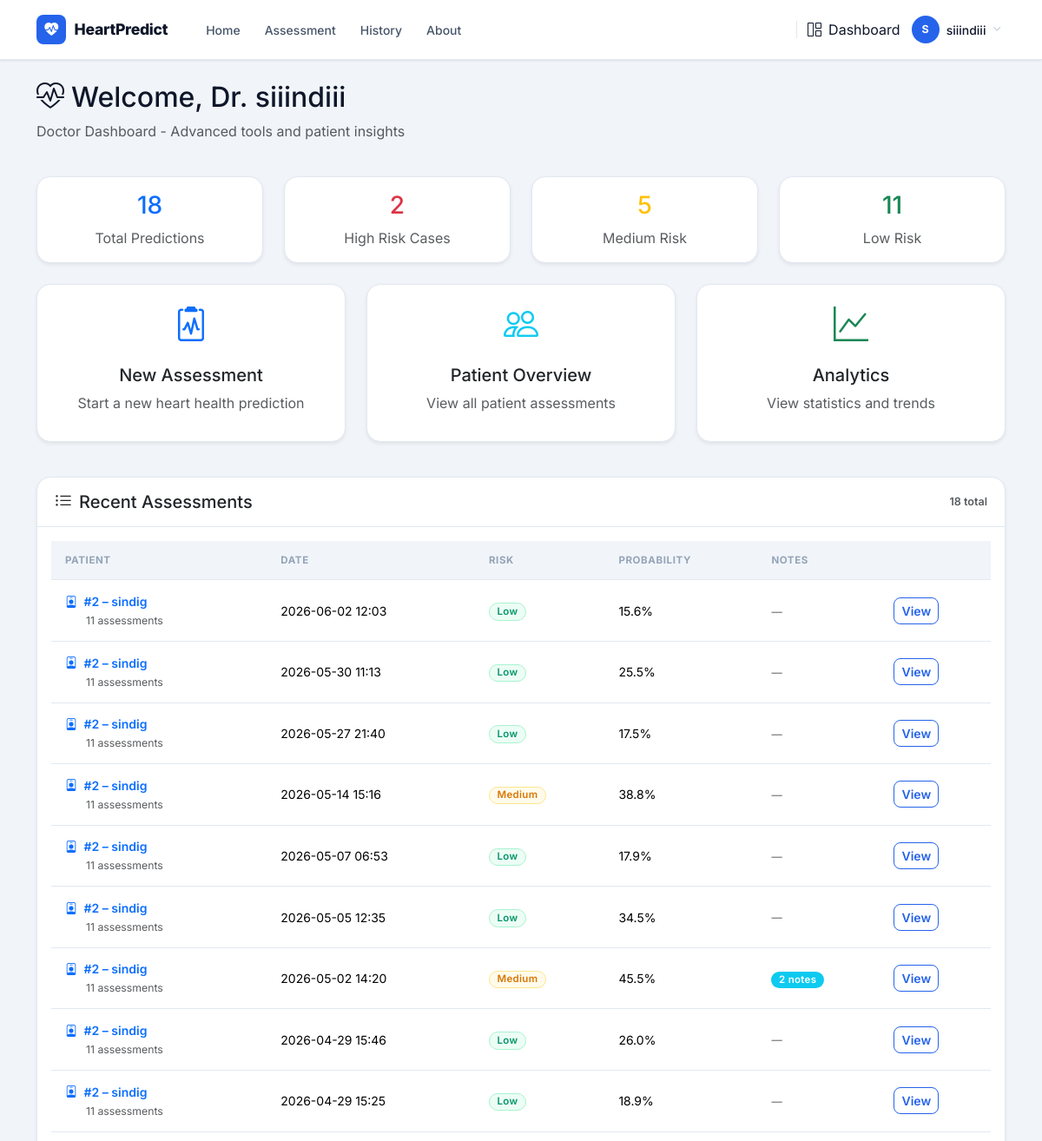
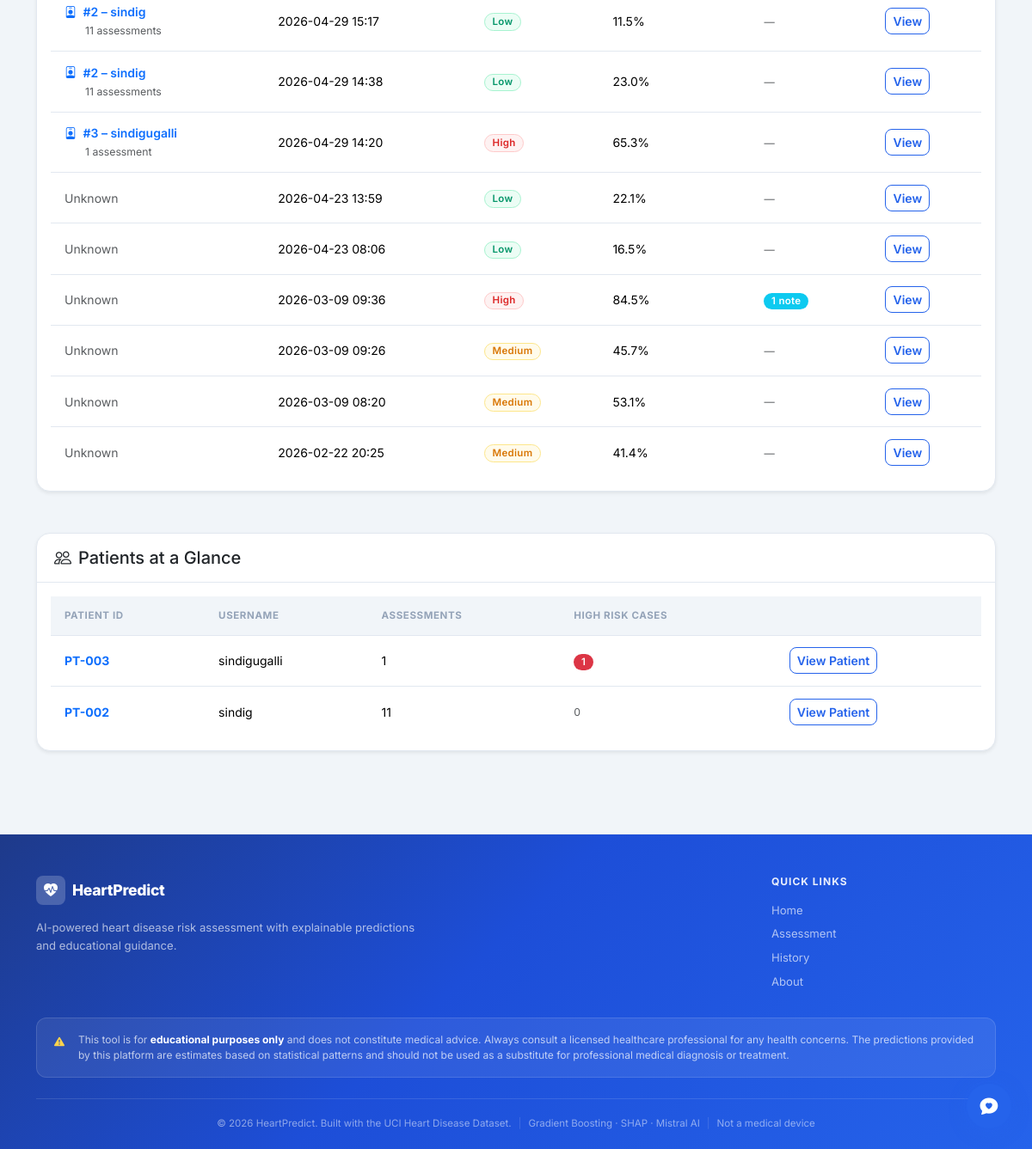
/dashboard/doctor (signed in), run on the app's committed database (2 pictures, top to bottom).
### models.py (models this page shows, shortened)
class User(db.Model):
    __tablename__ = "users"
    id           = db.Column(db.Integer, primary_key=True)
    username     = db.Column(db.String(80), unique=True, nullable=False)
    email        = db.Column(db.String(120), unique=True, nullable=False)
    password_hash = db.Column(db.String(256), nullable=False)
    role         = db.Column(db.String(20), nullable=False, default='user')
    status       = db.Column(db.String(20), nullable=False, default='active')
    created_at   = db.Column(db.DateTime, default=datetime.utcnow)
    approved_at  = db.Column(db.DateTime, nullable=True)

class Prediction(db.Model):
    __tablename__ = "predictions"
    id           = db.Column(db.Integer, primary_key=True)
    user_id      = db.Column(db.Integer, db.ForeignKey('users.id'), nullable=True)
    created_at   = db.Column(db.DateTime, default=datetime.utcnow)
    input_data   = db.Column(db.Text, nullable=False)
    prediction   = db.Column(db.Integer, nullable=False)
    probability  = db.Column(db.Float, nullable=False)
    risk_level   = db.Column(db.String(20), nullable=False)
    def to_dict(self):
        import json
        return {
            "id":          self.id,
            "created_at":  self.created_at.strftime("%Y-%m-%d %H:%M"),
            "input_data":  json.loads(self.input_data),
            "prediction":  self.prediction,
            "probability": round(self.probability * 100, 1),
            "risk_level":  self.risk_level,
        }

### dashboard_routes.py (the view)
@dashboard.route('/doctor')
@login_required
@role_required('doctor')
def doctor_dashboard():
    from models import Prediction, PredictionNote
    from collections import defaultdict
    records = Prediction.query.order_by(Prediction.created_at.desc()).limit(50).all()
    stats = {
        'total': Prediction.query.count(),
        'high_risk': Prediction.query.filter_by(risk_level='High').count(),
        'pending': Prediction.query.filter_by(risk_level='Medium').count(),
        'cleared': Prediction.query.filter_by(risk_level='Low').count(),
    }
    patient_map = {}
    for r in records:
        uid = r.user_id
        if uid and uid not in patient_map:
            patient = User.query.get(uid)
            if patient:
                patient_map[uid] = {
                    'id': patient.id,
                    'username': patient.username,
                    'email': patient.email,
                    'assessment_count': Prediction.query.filter_by(user_id=uid).count(),
                    'high_risk_count': Prediction.query.filter_by(user_id=uid, risk_level='High').count(),
                }
    records_data = []
    for r in records:
        d = r.to_dict()
        note_count = PredictionNote.query.filter_by(prediction_id=r.id).count()
        d['notes_count'] = note_count
        d['patient'] = patient_map.get(r.user_id)
        records_data.append(d)
    patients_summary = sorted(patient_map.values(), key=lambda p: p['high_risk_count'], reverse=True)
    return render_template('dashboard/doctor_dashboard.html', records=records_data, stats=stats, patients_summary=patients_summary)

### app.py (called while the page is built)
@app.context_processor
def inject_now():
    from datetime import datetime
    return {"now": datetime.now}

### auth.py (called while the page is built)
@login_manager.user_loader
def load_user(user_id):
    from models import User
    return User.query.get(int(user_id))

### templates/dashboard/doctor_dashboard.html (shortened to what this page needs)
{% extends "base.html" %}
{% block content %}
<div class="container py-4">
  <div class="row mb-4">
    <div class="col">
      <h2><i class="bi bi-heart-pulse me-2"></i>Welcome, Dr. {{ current_user.username }}</h2>
      <p class="text-muted">Doctor Dashboard - Advanced tools and patient insights</p>
    </div>
  </div>
  <div class="row mb-4">
    <div class="col-md-3">
      <div class="card text-center border-0 shadow-sm">
        <div class="card-body">
          <h3 class="text-primary">{{ stats.total }}</h3>
          <p class="text-muted mb-0">Total Predictions</p>
        </div>
      </div>
    </div>
    <div class="col-md-3">
      <div class="card text-center border-0 shadow-sm">
        <div class="card-body">
          <h3 class="text-danger">{{ stats.high_risk }}</h3>
          <p class="text-muted mb-0">High Risk Cases</p>
        </div>
      </div>
    </div>
    <div class="col-md-3">
      <div class="card text-center border-0 shadow-sm">
        <div class="card-body">
          <h3 class="text-warning">{{ stats.pending }}</h3>
          <p class="text-muted mb-0">Medium Risk</p>
        </div>
      </div>
    </div>
    <div class="col-md-3">
      <div class="card text-center border-0 shadow-sm">
        <div class="card-body">
          <h3 class="text-success">{{ stats.cleared }}</h3>
          <p class="text-muted mb-0">Low Risk</p>
        </div>
      </div>
    </div>
  </div>
  <div class="row">
    <div class="col-md-4 mb-3">
      <a href="{{ url_for('predict') }}" class="text-decoration-none">
        <div class="card border-0 shadow-sm h-100">
          <div class="card-body text-center">
            <i class="bi bi-clipboard2-pulse text-primary" style="font-size: 2.5rem;"></i>
            <h5 class="mt-3">New Assessment</h5>
            <p class="text-muted">Start a new heart health prediction</p>
          </div>
        </div>
      </a>
    </div>
    <div class="col-md-4 mb-3">
      <div class="card border-0 shadow-sm h-100">
        <div class="card-body text-center">
          <i class="bi bi-people text-info" style="font-size: 2.5rem;"></i>
          <h5 class="mt-3">Patient Overview</h5>
          <p class="text-muted">View all patient assessments</p>
        </div>
      </div>
    </div>
    <div class="col-md-4 mb-3">
      <a href="{{ url_for('dashboard.analytics') }}" class="text-decoration-none">
        <div class="card border-0 shadow-sm h-100">
          <div class="card-body text-center">
            <i class="bi bi-graph-up text-success" style="font-size: 2.5rem;"></i>
            <h5 class="mt-3">Analytics</h5>
            <p class="text-muted">View statistics and trends</p>
          </div>
        </div>
      </a>
    </div>
  </div>
  <div class="row mt-4">
    <div class="col">
      <div class="card border-0 shadow-sm">
        <div class="card-header bg-white d-flex justify-content-between align-items-center">
          <h5 class="mb-0"><i class="bi bi-list-ul me-2"></i>Recent Assessments</h5>
          <span class="text-muted small">{{ stats.total }} total</span>
        </div>
        <div class="card-body">
          {% if records %}
          <div class="table-responsive">
            <table class="table table-hover align-middle">
              <thead>
                <tr>
                  <th>Patient</th>
                  <th>Date</th>
                  <th>Risk</th>
                  <th>Probability</th>
                  <th>Notes</th>
                  <th></th>
                </tr>
              </thead>
              <tbody>
                {% for record in records %}
                <tr>
                  <td>
                    {% if record.patient %}
                      <a href="{{ url_for('dashboard.patient_profile', user_id=record.patient.id) }}" class="text-decoration-none fw-semibold">
                        <i class="bi bi-person-badge me-1 text-primary"></i>
                        #{{ record.patient.id }} – {{ record.patient.username }}
                      </a>
                      <br><small class="text-muted ms-4">{{ record.patient.assessment_count }} assessment{{ 's' if record.patient.assessment_count > 1 else '' }}</small>
                    {% else %}
                      <span class="text-muted">Unknown</span>
                    {% endif %}
                  </td>
                  <td>{{ record.created_at }}</td>
                  <td><span class="badge risk-{{ record.risk_level }}">{{ record.risk_level }}</span></td>
                  <td>{{ record.probability }}%</td>
                  <td>
                    {% if record.notes_count > 0 %}
                      <span class="badge bg-info">{{ record.notes_count }} note{{ 's' if record.notes_count > 1 else '' }}</span>
                    {% else %}
                      <span class="text-muted small">—</span>
                    {% endif %}
                  </td>
                  <td><button class="btn btn-sm btn-outline-primary view-prediction-btn"
                              data-prediction-id="{{ record.id }}"
                              data-bs-toggle="modal"
                              data-bs-target="#predictionModal">View</button></td>
                </tr>
                {% endfor %}
              </tbody>
            </table>
          </div>
          {% else %}
          <p class="text-muted text-center py-4 mb-0">No assessments in the system yet.</p>
          {% endif %}
        </div>
      </div>
    </div>
  </div>
</div>
{% if patients_summary %}
<div class="container mt-4">
  <div class="card border-0 shadow-sm">
    <div class="card-header bg-white">
      <h5 class="mb-0"><i class="bi bi-people me-2"></i>Patients at a Glance</h5>
    </div>
    <div class="card-body">
      <div class="table-responsive">
        <table class="table table-hover align-middle">
          <thead>
            <tr>
              <th>Patient ID</th>
              <th>Username</th>
              <th>Assessments</th>
              <th>High Risk Cases</th>
              <th></th>
            </tr>
          </thead>
          <tbody>
            {% for patient in patients_summary %}
            <tr>
              <td><span class="fw-bold text-primary">PT-{{ '%03d' % patient.id }}</span></td>
              <td>{{ patient.username }}</td>
              <td>{{ patient.assessment_count }}</td>
              <td>
                {% if patient.high_risk_count > 0 %}
                  <span class="badge bg-danger">{{ patient.high_risk_count }}</span>
                {% else %}
                  <span class="text-muted small">0</span>
                {% endif %}
              </td>
              <td>
                <a href="{{ url_for('dashboard.patient_profile', user_id=patient.id) }}" class="btn btn-sm btn-outline-primary">
                  View Patient
                </a>
              </td>
            </tr>
            {% endfor %}
          </tbody>
        </table>
      </div>
    </div>
  </div>
</div>
{% endif %}
{% endblock %}

### templates/base.html (shortened to what this page needs)
<!DOCTYPE html>
<html lang="en">
<head>
  <link href="https://cdn.jsdelivr.net/npm/bootstrap@5.3.3/dist/css/bootstrap.min.css" rel="stylesheet"/>
  <link href="https://cdn.jsdelivr.net/npm/bootstrap-icons@1.11.3/font/bootstrap-icons.css" rel="stylesheet"/>
  <link href="https://unpkg.com/aos@2.3.1/dist/aos.css" rel="stylesheet">
</head>
<body>
<nav class="navbar navbar-expand-lg">
  <div class="container">
    <a href="{{ url_for('index') }}" class="navbar-brand">
      <div class="brand-icon"><i class="bi bi-heart-pulse-fill"></i></div>
      HeartPredict
    </a>
    <div class="collapse navbar-collapse" id="navMenu">
      <ul class="navbar-nav me-auto gap-1 ms-3">
        <li class="nav-item">
          <a class="nav-link {% if request.endpoint == 'index' %}active{% endif %}"
             href="{{ url_for('index') }}">Home</a>
        </li>
        {% if current_user.is_authenticated %}
        <li class="nav-item">
          <a class="nav-link {% if request.endpoint == 'predict' %}active{% endif %}"
             href="{{ url_for('predict') }}">Assessment</a>
        </li>
        <li class="nav-item">
          <a class="nav-link {% if request.endpoint == 'history' %}active{% endif %}"
             href="{{ url_for('history') }}">History</a>
        </li>
        <li class="nav-item">
          <a class="nav-link {% if request.endpoint == 'about' %}active{% endif %}"
             href="{{ url_for('about') }}">About</a>
        </li>
        {% endif %}
      </ul>
      {% if current_user.is_authenticated %}
      <div class="d-flex align-items-center gap-2">
        <a href="{{ url_for('dashboard.redirect_dashboard') }}"
           class="nav-link d-none d-lg-flex align-items-center gap-1">
          <i class="bi bi-grid-1x2 me-1"></i>Dashboard
        </a>
        <div class="dropdown">
          <button class="btn btn-link text-decoration-none d-flex align-items-center gap-2 p-1 shadow-none"
                  data-bs-toggle="dropdown" aria-expanded="false"
                  style="color: var(--text);">
            <div class="user-avatar">{{ current_user.username[0] | upper }}</div>
            <span class="d-none d-sm-inline" style="font-size:0.875rem;font-weight:500;">{{ current_user.username }}</span>
            <i class="bi bi-chevron-down" style="font-size:0.6rem;color:var(--text-muted);"></i>
          </button>
        </div>
      </div>
      {% else %}
      <div class="d-flex gap-2 align-items-center ms-lg-3">
        <a href="{{ url_for('auth.login') }}" class="btn btn-nav-login">Login</a>
        <a href="{{ url_for('auth.register') }}" class="btn btn-nav-register">Register</a>
      </div>
      {% endif %}
    </div>
  </div>
</nav>
<main class="pb-5">
  {% block content %}{% endblock %}
</main>
<footer class="footer pt-5 pb-0">
  <div class="container">
    <div class="row g-4 pb-4 justify-content-between align-items-start">
      <div class="col-lg-5 col-md-7">
        <div class="d-flex align-items-center gap-2 mb-3">
          <div class="footer-brand-icon">
            <i class="bi bi-heart-pulse-fill"></i>
          </div>
          <span class="footer-brand-name">HeartPredict</span>
        </div>
        <p class="footer-desc">
          AI-powered heart disease risk assessment with explainable predictions and educational guidance.
        </p>
      </div>
      <div class="col-lg-3 col-md-4">
        <h6 class="footer-heading">Quick Links</h6>
        <ul class="footer-links">
          <li><a href="{{ url_for('index') }}">Home</a></li>
          {% if current_user.is_authenticated %}
          <li><a href="{{ url_for('predict') }}">Assessment</a></li>
          <li><a href="{{ url_for('history') }}">History</a></li>
          {% endif %}
          <li><a href="{{ url_for('about') }}">About</a></li>
        </ul>
      </div>
    </div>
    <div class="footer-disclaimer">
      <i class="bi bi-exclamation-triangle-fill me-2 flex-shrink-0"></i>
      <span>This tool is for <strong>educational purposes only</strong> and does not constitute medical advice. Always consult a licensed healthcare professional for any health concerns. The predictions provided by this platform are estimates based on statistical patterns and should not be used as a substitute for professional medical diagnosis or treatment.</span>
    </div>
    <div class="footer-bottom">
      <span>&copy; {{ now().year }} HeartPredict. Built with the UCI Heart Disease Dataset.</span>
      <span class="footer-bottom-divider">|</span>
      <span>Gradient Boosting &middot; SHAP &middot; Mistral AI</span>
      <span class="footer-bottom-divider">|</span>
      <span class="text-nowrap">Not a medical device</span>
    </div>
  </div>
</footer>
{% if current_user.is_authenticated %}
<div class="chat-fab" id="chatFab">
  <button class="fab-btn" id="chatFabBtn" aria-label="Open Heart Health Assistant">
    <i class="bi bi-chat-heart-fill"></i>
    <span class="pulse-ring"></span>
  </button>
</div>
{% endif %}
</body>
</html>

### data on the page
User: username "S", username "siiindiii"
Prediction: patient.id "2", patient.username "sindig", patient.assessment_count "11", patient "s", created_at "2026-06-02 12:03", risk_level "Low", probability "15.6"
Prediction: patient.id "2", patient.username "sindig", patient.assessment_count "11", patient "s", created_at "2026-05-30 11:13", risk_level "Low", probability "25.5"
Prediction: patient.id "2", patient.username "sindig", patient.assessment_count "11", patient "s", created_at "2026-05-27 21:40", risk_level "Low", probability "17.5"
Prediction: patient.id "2", patient.username "sindig", patient.assessment_count "11", patient "s", created_at "2026-05-14 15:16", risk_level "Medium", probability "38.8"
Prediction: patient.id "2", patient.username "sindig", patient.assessment_count "11", patient "s", created_at "2026-05-07 06:53", risk_level "Low", probability "17.9"
Prediction: patient.id "2", patient.username "sindig", patient.assessment_count "11", patient "s", created_at "2026-05-05 12:35", risk_level "Low", probability "34.5"
Prediction: patient.id "2", patient.username "sindig", patient.assessment_count "11", patient "s", created_at "2026-05-02 14:20", risk_level "Medium", probability "45.5", notes_count "2", notes_count "s"
Prediction: patient.id "2", patient.username "sindig", patient.assessment_count "11", patient "s", created_at "2026-04-29 15:46", risk_level "Low", probability "26.0"
Prediction: patient.id "2", patient.username "sindig", patient.assessment_count "11", patient "s", created_at "2026-04-29 15:25", risk_level "Low", probability "18.9"
Prediction: patient.id "2", patient.username "sindig", patient.assessment_count "11", patient "s", created_at "2026-04-29 15:17", risk_level "Low", probability "11.5"
Prediction: patient.id "2", patient.username "sindig", patient.assessment_count "11", patient "s", created_at "2026-04-29 14:38", risk_level "Low", probability "23.0"
Prediction: patient.id "3", patient.username "sindigugalli", patient.assessment_count "1", created_at "2026-04-29 14:20", risk_level "High", probability "65.3"
Prediction: shows "Unknown", created_at "2026-04-23 13:59", risk_level "Low", probability "22.1"
Prediction: shows "Unknown", created_at "2026-04-23 08:06", risk_level "Low", probability "16.5"
Prediction: shows "Unknown", created_at "2026-03-09 09:36", risk_level "High", probability "84.5", notes_count "1"
Prediction: shows "Unknown", created_at "2026-03-09 09:26", risk_level "Medium", probability "45.7"
Prediction: shows "Unknown", created_at "2026-03-09 08:20", risk_level "Medium", probability "53.1"
Prediction: shows "Unknown", created_at "2026-02-22 20:25", risk_level "Medium", probability "41.4"
User: id "003", username "sindigugalli", assessment_count "1", high_risk_count "1"
User: id "002", username "sindig", assessment_count "11"

### other printed values
{{ stats.total }} "18"
{{ stats.high_risk }} "2"
{{ stats.pending }} "5"
{{ stats.cleared }} "11"
